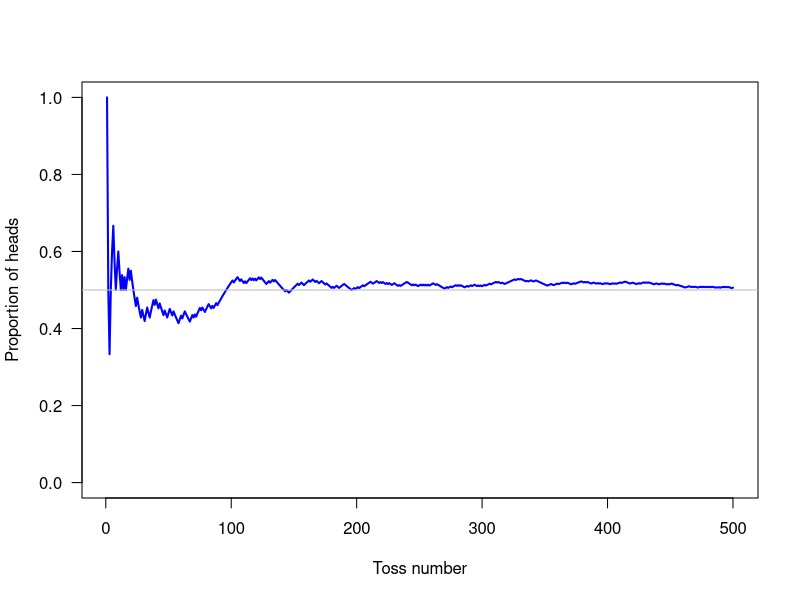

Here is the R script that generated this plot: (Note: this script raises an error after producing the figure.)
## ---- chunk 1
VaccTable <-  array( dim = c(2, 2))
VaccTable[1, ] <- c(200745, 33)
VaccTable[2, ] <- c(201229, 115)

colnames(VaccTable) <- c("No. treated",
                         "Paralytic cases")
rownames(VaccTable) <- c("Vaccinated",
                         "Control")

knitr::kable(VaccTable,
             caption = "The number of paralytic cases for two groups of children: one group of controls and another vaccinated with the Salk polio vaccine")
## ---- chunk 2
WolfTable <-  array( dim = c(6, 2))
WolfTable[, 1] <- c(3407,
                    3631,
                    3176,
                    2916,
                    3448,
                    3422)
WolfTable[, 2] <- round( WolfTable[, 1] / sum(WolfTable[, 1]), 4)

colnames(WolfTable) <- c("No. times",
                         "Proportion")
rownames(WolfTable) <- c("One",
                         "Two",
                         "Three",
                         "Four",
                         "Five",
                         "Six")

knitr::kable(WolfTable,
             caption = "The number of times each face on a standard, fair die was face up in 20000 rolls")
## ---- chunk 3
set.seed(966141) # For repeatability
NumTosses <- 500 # Simulated tossing a coin 500 times
Tosses <- rbinom(n = NumTosses,  # This many tosses...
                 size = 1,       # ... one toss at a time...
                 prob = 0.5)     # ...where P(Head) = 0.5
RunningTosses <- seq(1, NumTosses)  # Sequence of toss number
PropHeads <- cumsum(Tosses) / RunningTosses  # P(Heads) at each toss

plot(PropHeads,
     xlab = "Toss number",
     ylab = "Proportion of heads",
     type = "l",
     lwd = 2,
     ylim = c(0, 1),
     las = 1,
     col = "blue")
abline( h = 0.5,
        col = "grey")
## ---- chunk 4
RainTable <-  array( dim = c(3, 5))
RainTable[1, ] <- c(9, 24, 12, 27, 24)
RainTable[2, ] <- c(16, 25, 15, 28, 29)
RainTable[3, ] <- round(RainTable[1, ] / RainTable[2, ], 2)

colnames(RainTable) <- c("Phase 1",
                         "Phase 2",
                         "Phase 3",
                         "Phase 4",
                         "Phase 5")
rownames(RainTable) <- c("Days of rain",
                         "Number of days",
                         "Probability of rain")

knitr::kable(RainTable,
             caption = "The (empirical) probabilities of rainfall at Charleville during April, conditional on the SOI phases during that month.")
## ---- chunk 5
PeaTable <- array(dim = c() )

colnames(PeaTable) <- c("Yellow", 
                        "Green")
rownames(PeaTable) <- c("Rounded", 
                        "Wrinkled")

PeaTable[1, ] <- c(0.5665,
                   0.1942)
PeaTable[2, ] <- c(0.1817,
                   0.0576)
                   
knitr::kable(PeaTable,
             caption = "The second generation results from Mendel's experiment, crossing a pure line of round yellow peas with a pure line of wrinkled green peas")

## ---- chunk 6
DiceTable <- array( dim = c(6, 6))

Die1 <- 1:6
Die2 <- 1:6

DieSum < Die1 %o% Die2

DieSum

## ---- chunk 7
set.seed(93671) # For reproducability
CarDoor <- sample(1:3, 
                  size = 1000,
                  replace = TRUE)
FirstChoice <- sample(1:3,
                  size = 1000,
                  replace = TRUE)

WinFirstChoice <- sum( CarDoor == FirstChoice)
WinSecondChoice <- sum( CarDoor != FirstChoice)

c(WinFirstChoice, WinSecondChoice) / 1000
## ---- chunk 8
set.seed(416893) # For reproducibility

numSimulations <- 1000 # The number of simulations
recordResults <- array( dim = numSimulations)

for (i in 1:1000){   # Do 1000 simulations, of:
   Results <- rbinom(21,       # 21 patients
                     size = 1, # Two outcomes: 0 (Cond 1 better) and 1 (Cond 2 better)
                     p = 0.5)
   recordResults[i] <- sum(Results)   
}

table(recordResults)
## ---- chunk 9
tabResults <- table(recordResults)

CAOTable <- array( dim = c(7, 7))

colnames(CAOTable) <- c("Number",
                        "Count",
                        "Percentage",
                        " ", # Spacer
                        "Number",
                        "Count",
                        "Percentage")
                        
CAOTable[, 1] <- names(tabResults)[1:7]
CAOTable[, 5] <- names(tabResults)[8:14]

CAOTable[, 2] <- tabResults[1:7]
CAOTable[, 6] <- tabResults[8:14]

CAOTable[, 3] <- round( as.numeric(CAOTable[, 2]) / numSimulations * 100, 1)
CAOTable[, 7] <- round( as.numeric(CAOTable[, 6]) / numSimulations * 100, 1)

knitr::kable(CAOTable,
             caption = "The results of the CAO simulation")
                       
